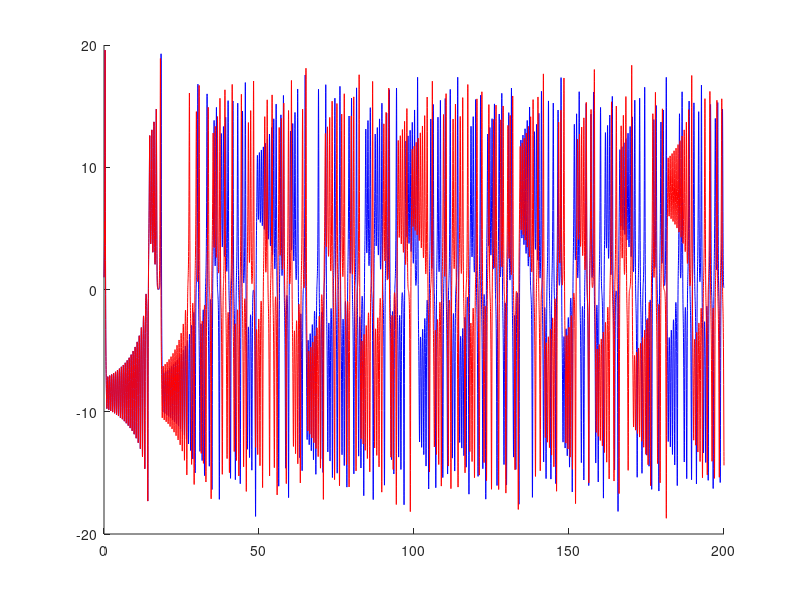
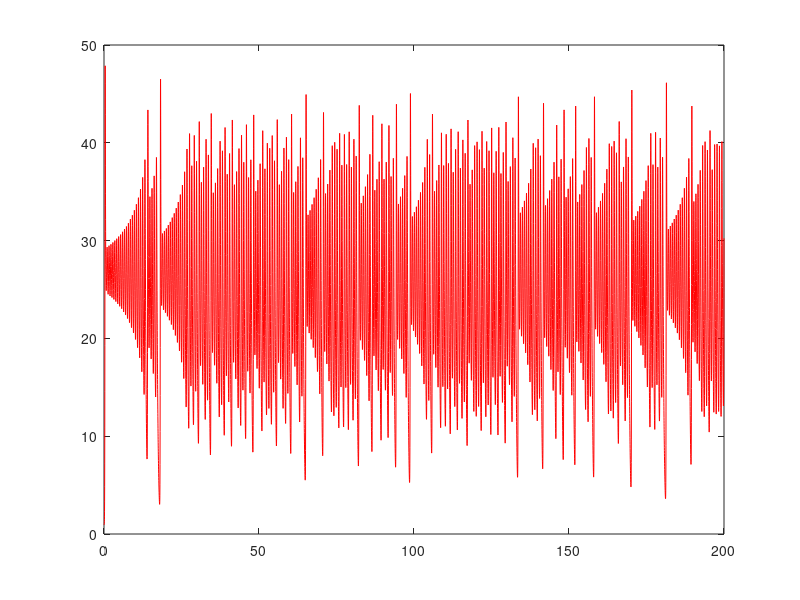
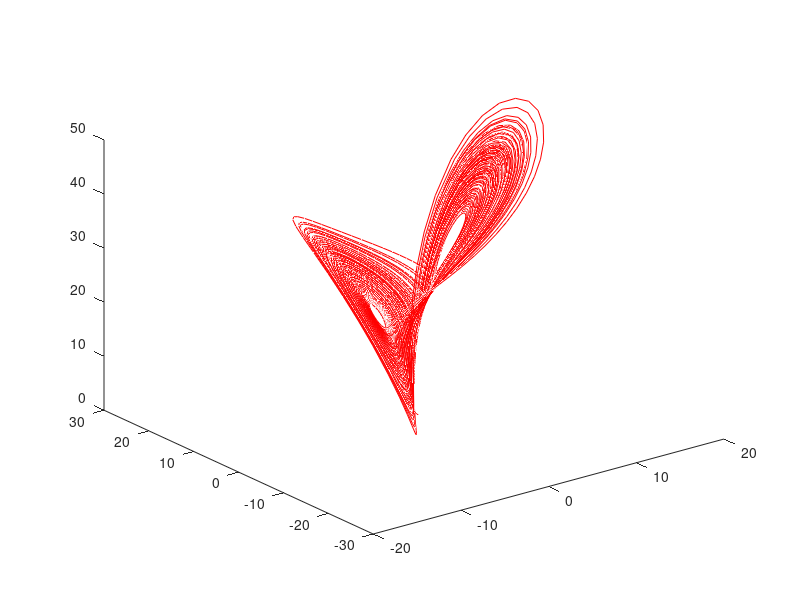

Write MATLAB code to recreate these figures, in order.
# Soluzione del sistema di ODE di Lorenz nell'intervallo [0,100]

## Parametri (sigma, rho, beta)
function lorenz
	s=10;
	r=28;
	b=8/3;

	## Dati iniziali
	c1=[1 1 1];
	v=1+10^(-5);
	c2=[v v v];

	## Notazione
	# F è il sistema di ODE
	# x è il vettore che contiene x,y,z
	# t rappresenta il tempo
	F=@(t,x) [s*(x(2)-x(1));r*x(1)-x(2)-x(1)*x(3);x(1)*x(2)-b*x(3)];

	# per t_max=17.57(non 56), la seconda chiamata a ode45 decide di dividere l'intervallo in un numero inferiore(di uno) rispetto alla prima chiamata.
	tmax=200;
	[t1,x1]=ode45(F,[0,tmax],c1);
	[t2,x2]=ode45(F,[0,tmax],c2);

	hold on
	plot(t1,x1(:,1),'b')
	plot(t2,x2(:,1),'r')
	figure(2)
	plot(t1,x1(:,2),'b')
	plot(t2,x2(:,2),'r')
	figure(2)
	plot(t1,x1(:,3),'b')
	plot(t2,x2(:,3),'r')
	figure(3)
	plot3(x1(:,1),x1(:,2),x1(:,3),'b')
	plot3(x2(:,1),x2(:,2),x2(:,3),'r')
	pause(60)
end
